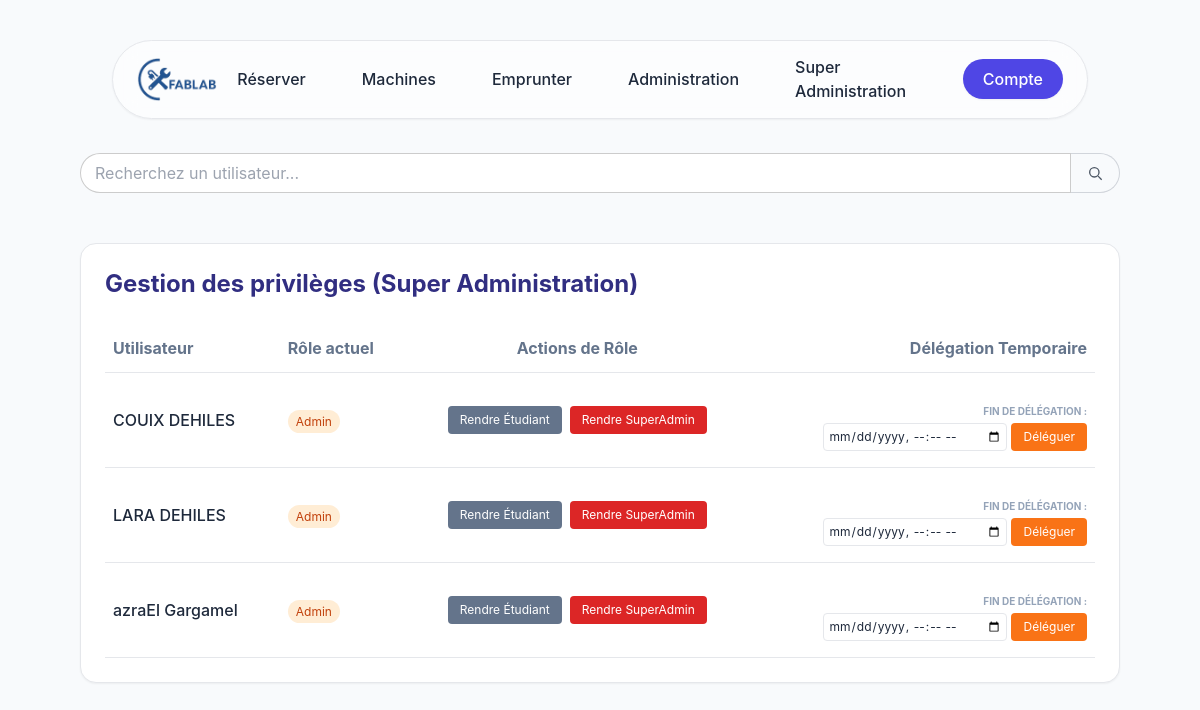
The app's page /index.php?view=superadmin (signed in) with its own data.
### tables this page shows
CREATE TABLE `Utilisateur` (
  `id` int(10) UNSIGNED NOT NULL AUTO_INCREMENT,
  `nom` varchar(255) NOT NULL,
  `prenom` varchar(255) NOT NULL,
  `promotion` int DEFAULT NULL,
  `motDePasse` varchar(255) NOT NULL,
  `role` int NOT NULL,
  `adresseMail` varchar(255) NOT NULL,
  `dateFinRole` datetime DEFAULT NULL,
  PRIMARY KEY (`id`),
  UNIQUE KEY `adresseMail` (`adresseMail`)
);

### libs/maLibSQL.pdo.php (called while the page is built, shortened)
<?php
function SQLSelect($sql)
{
 	global $BDD_host;
	global $BDD_base;
 	global $BDD_user;
 	global $BDD_password;
	try {
		$dbh = new PDO("mysql:host=$BDD_host;dbname=$BDD_base", $BDD_user, $BDD_password);
	} catch (PDOException $e) {
		die("<font color=\"red\">SQLSelect: Erreur de connexion : " . $e->getMessage() . "</font>");
	}
	$dbh->exec("SET CHARACTER SET utf8");
	$res = $dbh->query($sql);
	$num = $res->rowCount();
	if ($num==0) return false;
	else return $res;
}
function parcoursRs($result)
{
	$result->setFetchMode(PDO::FETCH_ASSOC);
	while ($ligne = $result->fetch())
		$tab[]= $ligne;
	return $tab;
}
?>

### libs/modele.php (called while the page is built, shortened)
<?php
include_once("maLibSQL.pdo.php");
function getUtilisateursGestion()
{
    $monId = intval($_SESSION["idUser"]);
    $SQL = "SELECT id, nom, prenom, role FROM Utilisateur WHERE id != $monId";
    return SQLSelect($SQL);
}
?>

### pages/superadmin.php (the view, shortened to what this page needs)
<?php
$utilisateurs = parcoursRs(getUtilisateursGestion());
?>
<div class="flex items-center mb-6">
    <input
        id="rechercheUser"
        type="text"
        name="recherche"
        placeholder="Recherchez un utilisateur..."
        class="h-10 px-4 py-2 border border-gray-300 !rounded-l-full focus:outline-none focus:ring-2 focus:ring-gray-300">
    <button
        class="h-10 px-4 py-2 border border-gray-300 border-l-0 rounded-r-full hover:bg-indigo-600 !text-white ">
        <svg
            class="w-4 h-4 text-gray-600"
            viewBox="0 0 24 24"
            fill="none"
            xmlns="http://www.w3.org/2000/svg">
            <circle cx="11" cy="11" r="7" stroke="currentColor" stroke-width="2" />
            <line x1="16.65" y1="16.65" x2="22" y2="22"
                stroke="currentColor" stroke-width="2" />
        </svg>
    </button>
</div>
<div class="max-w-6xl mx-auto mt-10 p-6 bg-white rounded-2xl shadow-sm border">
    <h1 class="text-2xl font-bold text-indigo-900 mb-6">Gestion des privilèges (Super Administration)</h1>
    <table class="w-full text-left">
        <thead>
            <tr class="border-b text-slate-500">
                <th class="py-3 px-2">Utilisateur</th>
                <th class="py-3 px-2">Rôle actuel</th>
                <th class="py-3 px-2 text-center">Actions de Rôle</th>
                <th class="py-3 px-2 text-right">Délégation Temporaire</th>
            </tr>
        </thead>
        <tbody>
            <?php if (is_array($utilisateurs) && count($utilisateurs) > 0): ?>
                <?php foreach($utilisateurs as $u): ?>
                    <tr id="<?= $u["id"] ?>" class="border-b hover:bg-slate-50 transition-colors">
                        <td class="py-4 px-2 font-medium"><?= $u['prenom'] ?> <?= $u['nom'] ?></td>
                        <td class="py-4 px-2">
                            <span class="px-2 py-1 rounded-full text-xs <?= $u['role'] == 1 ? 'bg-orange-100 text-orange-700' : 'bg-blue-100 text-blue-700' ?>">
                                <?= $u['role'] == 1 ? 'Admin' : 'Étudiant' ?>
                            </span>
                        </td>
                        <td class="py-4 px-2">
                            <div class="flex gap-2 justify-center">
                                <?php if ($u['role'] == 1): ?>
                                    <form action="controleur.php" method="POST" onsubmit="return confirm('Voulez-vous vraiment retirer les droits Admin ?');">
                                        <button type="submit" name="action" value="Rendre Etudiant" class="text-xs bg-slate-500 text-white px-3 py-1.5 rounded hover:bg-slate-600">
                                            Rendre Étudiant
                                        </button>
                                    </form>
                                    <form action="controleur.php" method="POST" onsubmit="return confirm('Attention : Transfert total des pouvoirs ! Confirmer ?');">
                                        <button type="submit" name="action" value="Transfert SuperAdmin" class="text-xs bg-red-600 text-white px-3 py-1.5 rounded hover:bg-red-700">
                                            Rendre SuperAdmin
                                        </button>
                                    </form>
                                <?php endif; ?>
                            </div>
                        </td>
                        <td class="py-4 px-2 text-right">
                            <?php if ($u['role'] == 1): ?>
                                <form action="controleur.php" method="POST" class="flex flex-col items-end gap-1">
                                    <label class="text-[10px] text-slate-400 uppercase font-bold">Fin de délégation :</label>
                                    <div class="flex gap-1">
                                        <input type="datetime-local"
                                               name="dateFinLabel"
                                               class="text-xs border rounded px-1 py-1"
                                               required
                                               min="<?= date('Y-m-d\TH:i'); ?>">
                                        <button type="submit" name="action" value="Delegation" class="text-xs bg-orange-500 text-white px-3 py-1.5 rounded hover:bg-orange-600">
                                            Déléguer
                                        </button>
                                    </div>
                                </form>
                            <?php else: ?>
                                <span class="text-xs text-slate-400 italic">Il doit être Admin pour lui déléguer</span>
                            <?php endif; ?>
                        </td>
                    </tr>
                <?php endforeach; ?>
            <?php else: ?>
                <tr>
                    <td colspan="4" class="py-10 text-center text-slate-400">Aucun utilisateur trouvé.</td>
                </tr>
            <?php endif; ?>
        </tbody>
    </table>
</div>

### css/style.css (style rules this page uses)
input[type="text"], select, input[type="password"], input[type="email"], input[type="submit"] { width: 100%; padding: 12px 14px; margin: 10px 0; border: 1px solid #ccc; border-radius: 8px; box-sizing: border-box; font-size: 16px; }
label { font-weight: bold; display: block; margin-top: 15px; }
h1 { font-weight: bold; }

### pages/header.php (style rules this page uses)
body { font-family: 'Inter', sans-serif; background-color: #f8fafc; }

### records on screen
utilisateur: prenom "COUIX", nom "DEHILES", role "Admin"
utilisateur: prenom "LARA", nom "DEHILES", role "Admin"
utilisateur: prenom "azraEl", nom "Gargamel", role "Admin"
